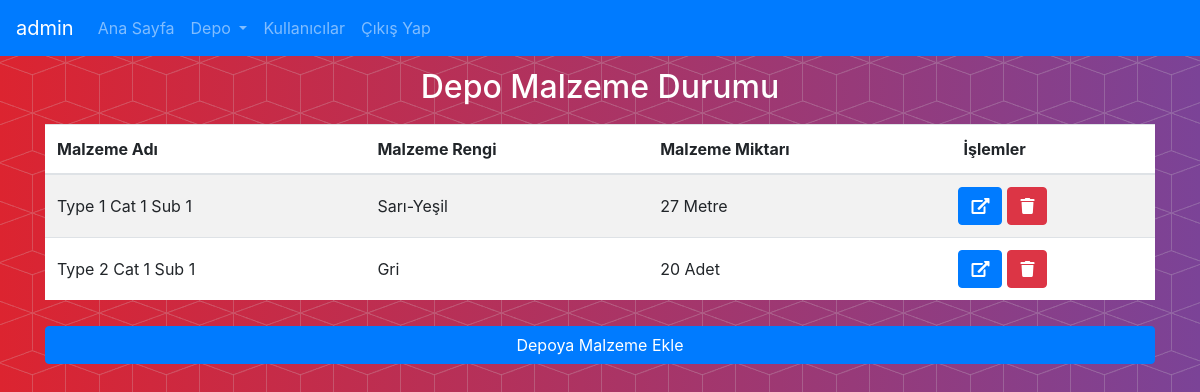
Screenshot of /stocks (signed in) with the database file from the repository.
### models.py (models this page shows, shortened)
class User(UserMixin, Base):
    __tablename__ = 'user'
    id = Column(Integer, primary_key=True)
    username = Column(String(50), unique=True)
    name = Column(String(50))
    surname = Column(String(50))
    isadmin = Column(Boolean, default=False)
    createdate = Column(DateTime, default=datetime.utcnow())
    changedate = Column(DateTime, default=datetime.utcnow())
    password = Column(String(100))
    mockpassword = Column(String(70))

class DepotStock(Base):
    __tablename__ = 'depotstock'
    id = Column(Integer, primary_key=True)
    stocktypeid = Column(Integer, ForeignKey('stocktype.id'), nullable=False)
    stockcolorid = Column(Integer, ForeignKey('stockcolor.id'), nullable=False)
    quantity = Column(String(50))
    createdate = Column(DateTime, default=datetime.utcnow())
    changedate = Column(DateTime, default=datetime.utcnow())
    def getStockTypeName(self):
        type = dbexecutor.getStockType(self.stocktypeid)
        if type is not None:
            return type.name
        else:
            return None
    def getStockColorName(self):
        color = dbexecutor.getStockColor(self.stockcolorid)
        if color is not None:
            return color.name
        else:
            return None
    def getStockUnitName(self):
        type = dbexecutor.getStockType(self.stocktypeid)
        if type is not None:
            return type.getUnitName()
        else:
            return None
    def getQuantityText(self):
        qtty = float(self.quantity)
        if float.is_integer(qtty):
            formattedqtty = int(qtty)
        else:
            formattedqtty = round(qtty, int(dbexecutor.getStockType(self.stocktypeid).getUnitPrecision()))
        return str(formattedqtty) + ' ' + self.getStockUnitName()
    def getStockUnitId(self):
        type = dbexecutor.getStockType(self.stocktypeid)
        if type is not None:
            return type.unitid
        else:
            return None

class StockType(Base, object):
    __tablename__ = 'stocktype'
    id = Column(Integer, primary_key=True)
    name = Column(String(100))
    unitid = Column(Integer, ForeignKey('stockunit.id'), nullable=False)
    subcategoryid = Column(Integer, ForeignKey('stocksubcategory.id'), nullable=False)
    def getUnitName(self):
        unit = dbexecutor.getStockUnit(self.unitid)
        if unit is not None:
            return unit.name
        else:
            return None

class StockColor(Base):
    __tablename__ = 'stockcolor'
    id = Column(Integer, primary_key=True)
    name = Column(String(50), unique=True)

class StockUnit(Base):
    __tablename__ = 'stockunit'
    id = Column(Integer, primary_key=True)
    name = Column(String(50), unique=True)
    precision = Column(Integer)

### routes/stockoperations.py (the view, shortened to what this page needs)
@app.route('/stocks', methods=['GET', 'POST', 'PATCH', 'DELETE'])
@login_required
def stocks():
    if request.method == 'GET':
        stocks = dbexecutor.getDepotAllStocks()
        stockcategories = dbexecutor.getAllStockCategory()
        stockcolors = dbexecutor.getAllStockColors()
        stockunits = dbexecutor.getAllStockUnits()
        return render_template("stocks.html", stocks=stocks, stockcategories=stockcategories, stockcolors=stockcolors,
                               stockunits=stockunits)

### dbexecutor.py (called while the page is built)
def getDepotAllStocks():
    stocks = session.query(models.DepotStock).all()
    return stocks

def getStockUnit(id):
    try:
        unit = session.query(models.StockUnit).get(id)
        return unit
    except Exception as e:
        if hasattr(e, 'message'):
            print('Exception: ' + e.message)
        else:
            print(e)
        return None

def getAllStockUnits():
    units = session.query(models.StockUnit).all()
    return units

def getStockType(id):
    try:
        type = session.query(models.StockType).get(id)
        return type
    except Exception as e:
        if hasattr(e, 'message'):
            print('Exception: ' + e.message)
        else:
            print(e)
        return None

def getStockColor(id):
    try:
        color = session.query(models.StockColor).get(id)
        return color
    except Exception as e:
        if hasattr(e, 'message'):
            print('Exception: ' + e.message)
        else:
            print(e)
        return None

def getAllStockColors():
    colors = session.query(models.StockColor).all()
    return colors

def getAllStockCategory():
    categories = session.query(models.StockCategory).all()
    return categories

### main.py (called while the page is built)
@app.teardown_appcontext
def shutdown_session(exception=None):
    dbexecutor.session.remove()

@app.context_processor
def inject_debug():
    return dict(debug=app.debug)

### routes/useroperations.py (called while the page is built)
@login_manager.user_loader
def load_user(user_id):
    return User.query.get(user_id)

### templates/stocks.html (shortened to what this page needs)
{%extends "base.html"%}
{%block content%}
{% if current_user.isadmin %}
<div id="tablecontainer" class="container" style="margin-top: 1%; margin-left: auto; margin-right:auto;">
    <h2 class="form-signin-heading" style="text-align:center; color:white;">Depo Malzeme Durumu</h2>
    <span style="display:block; height: 10px;"></span>
    <div class="table-responsive">
        <table id="stockstable" class="table table-striped" style="background-color:white;">
          <thead>
            <tr>
              <th scope="col">Malzeme Adı</th>
              <th scope="col">Malzeme Rengi</th>
              <th scope="col">Malzeme Miktarı</th>
              <th scope="col">İşlemler</th>
            </tr>
          </thead>
          <tbody>
            {%for stock in stocks%}
              <tr>
                  <td style="vertical-align: middle;" >{{stock.getStockTypeName()}}</td>
                  <td style="vertical-align: middle;" >{{stock.getStockColorName()}}</td>
                  <td style="vertical-align: middle;" >{{stock.getQuantityText()}}</td>
                  <td style="vertical-align: middle;" >
                      <div class="form-row">
                          <button class="btn btn-primary" data-toggle="tooltip" title="Malzemeyi Düzenle" onclick="openStockEntryModalForUpdate('{{stock.id}}', '{{stock.stocktypeid}}', '{{stock.stockcolorid}}', '{{stock.getStockUnitId()}}','{{stock.quantity}}')"><i class="fas fa-external-link-alt"></i></button>
                          <span style="display: inline; width: 5px;"></span>
                          <button class="btn btn-danger" data-toggle="tooltip" title="Malzemeyi Sil" onclick="openStockEntryModalForDelete('{{stock.id}}', '{{stock.stocktypeid}}', '{{stock.stockcolorid}}', '{{stock.getStockUnitId()}}','{{stock.quantity}}')"><i class="fa fa-trash"></i></button>
                      </div>
                  </td>
              </tr>
            {%endfor%}
          </tbody>
        </table>
    </div>
    <span style="display:block; height: 10px;"></span>
    <button type="button" class="btn btn-primary btn-block" onclick="openStockEntryModalForAdd()">Depoya Malzeme Ekle</button>
    <span style="display:block; height: 30px;"></span>
</div>
{% else %}
<div class="alert alert-danger" role="alert" style="margin-top: 1%; margin-left: 3%; margin-right:3%; display: block;">
  Bu sayfayı görüntülemeye yetkiniz yok!
</div>
{% endif %}
{%endblock%}

### templates/base.html (shortened to what this page needs)
<!DOCTYPE html>
<html lang="en">
    <head>
        <link href="../static/css/bootstrap.min.css" rel="stylesheet">
        <link rel="stylesheet" href="../static/css/fa-all.css">
        <link rel="stylesheet" type="text/css" href="../static/DataTables/datatables.min.css"/>
    </head>
    <body class="custombodystyle">
        <nav class="navbar navbar-expand-lg navbar-dark bg-primary">
          {% if not current_user.is_anonymous %}
          <a class="navbar-brand" href="/userprofile">{{session['username']}}</a>
          {% else %}
          <a class="navbar-brand" href="#">Siz</a>
          {% endif %}
          <div class="collapse navbar-collapse" id="navbarSupportedContent">
            <ul id="navbuttons" class="navbar-nav mr-auto">
              <li class="nav-item">
                <a class="nav-link" href="/">Ana Sayfa<span class="sr-only">(current)</span></a>
              </li>
              {% if not current_user.is_anonymous %}
                  {% if current_user.isadmin %}
                     <li class="nav-item dropdown bg-primary">
                        <a class="nav-link dropdown-toggle" href="#" role="button" data-toggle="dropdown" aria-haspopup="true" aria-expanded="false">
                          Depo
                        </a>
                     </li>
                     <li class="nav-item">
                      <a class="nav-link" href="/users">Kullanıcılar<span class="sr-only">(current)</span></a>
                     </li>
                  {% endif %}
              {% endif %}
              {% if not current_user.is_anonymous %}
                 <li class="nav-item">
                      <a class="nav-link" href="/logout">Çıkış Yap<span class="sr-only">(current)</span></a>
                  </li>
              {% endif %}
            </ul>
          </div>
        </nav>
        {%block content%}
        {%endblock%}
    </body>
</html>

### static/css/fa-all.css (style rules this page uses)
.fa,.fab,.fal,.far,.fas { -moz-osx-font-smoothing:grayscale;-webkit-font-smoothing:antialiased;display:inline-block;font-style:normal;font-variant:normal;text-rendering:auto;line-height:1 }
.fa-external-link-alt:before { content:"\f35d" }
.fa-trash:before { content:"\f1f8" }
.fa,.far,.fas { font-family:"Font Awesome 5 Free" }
.fa,.fas { font-weight:900 }

### templates/base.html (style rules this page uses)
body.custombodystyle { background: url('../static/img/bg-pattern.png'), linear-gradient(to left, #7b4397, #dc2430); position: relative; width: 100%; }

### rows the page displays
User: username "admin"
DepotStock: getStockTypeName "Type 1 Cat 1 Sub 1", getStockColorName "Sarı-Yeşil", getQuantityText "27 Metre"
DepotStock: getStockTypeName "Type 2 Cat 1 Sub 1", getStockColorName "Gri", getQuantityText "20 Adet"
